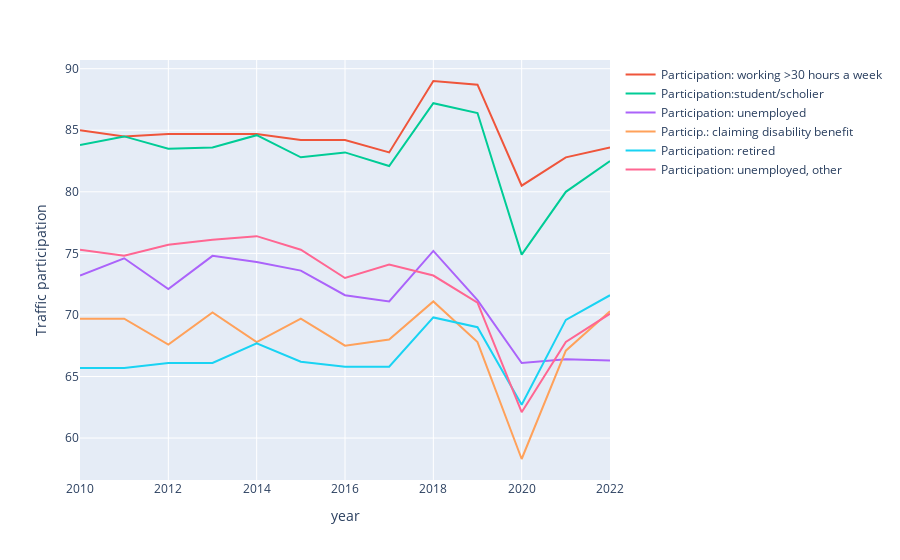

Here is the notebook cell this chart was saved with:
### Markdown cell above
First, let's create a line graph for Traffic Participation by different groups over the years, and then a line graph for the differential of Traffic Participation by year.

### Code cell
dict_draw(d, particip, 'Traffic participation')

### Figure 1 — Plotly figure (JSON) as saved in the notebook; plotly's stock layout.template omitted (floating-point values rounded to 4 significant figures)
{"data": [{"hovertemplate": "<extra></extra>", "legendgroup": "", "line": {"color": "#636efa", "dash": "solid"}, "marker": {"symbol": "circle"}, "mode": "lines", "name": "", "orientation": "v", "showlegend": false, "type": "scatter", "xaxis": "x", "yaxis": "y"}, {"mode": "lines", "name": "Participation: working >30 hours a week", "type": "scatter", "x": [2010, 2011, 2012, 2013, 2014, 2015, 2016, 2017, 2018, 2019, 2020, 2021, 2022], "y": [85, 84.5, 84.7, 84.7, 84.7, 84.2, 84.2, 83.2, 89, 88.7, 80.5, 82.8, 83.6]}, {"mode": "lines", "name": "Participation:student/scholier", "type": "scatter", "x": [2010, 2011, 2012, 2013, 2014, 2015, 2016, 2017, 2018, 2019, 2020, 2021, 2022], "y": [83.8, 84.5, 83.5, 83.6, 84.6, 82.8, 83.2, 82.1, 87.2, 86.4, 74.9, 80, 82.5]}, {"mode": "lines", "name": "Participation: unemployed", "type": "scatter", "x": [2010, 2011, 2012, 2013, 2014, 2015, 2016, 2017, 2018, 2019, 2020, 2021, 2022], "y": [73.2, 74.6, 72.1, 74.8, 74.3, 73.6, 71.6, 71.1, 75.2, 71.2, 66.1, 66.4, 66.3]}, {"mode": "lines", "name": "Particip.: claiming disability benefit", "type": "scatter", "x": [2010, 2011, 2012, 2013, 2014, 2015, 2016, 2017, 2018, 2019, 2020, 2021, 2022], "y": [69.7, 69.7, 67.6, 70.2, 67.8, 69.7, 67.5, 68, 71.1, 67.8, 58.3, 67.1, 70.3]}, {"mode": "lines", "name": "Participation: retired", "type": "scatter", "x": [2010, 2011, 2012, 2013, 2014, 2015, 2016, 2017, 2018, 2019, 2020, 2021, 2022], "y": [65.7, 65.7, 66.1, 66.1, 67.7, 66.2, 65.8, 65.8, 69.8, 69, 62.7, 69.6, 71.6]}, {"mode": "lines", "name": "Participation: unemployed, other", "type": "scatter", "x": [2010, 2011, 2012, 2013, 2014, 2015, 2016, 2017, 2018, 2019, 2020, 2021, 2022], "y": [75.3, 74.8, 75.7, 76.1, 76.4, 75.3, 73, 74.1, 73.2, 71, 62.1, 67.8, 70.1]}], "layout": {"legend": {"tracegroupgap": 0}, "margin": {"t": 60}, "xaxis": {"anchor": "y", "domain": [0, 1], "title": {"text": "year"}}, "yaxis": {"anchor": "x", "domain": [0, 1], "title": {"text": "Traffic participation"}}}}
